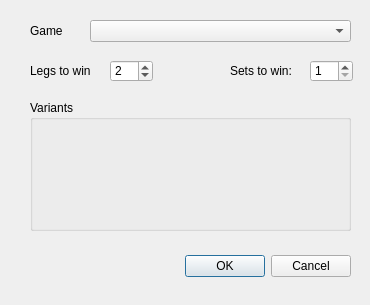
<?xml version="1.0" encoding="UTF-8"?>
<ui version="4.0">
 <class>NewGameDialog</class>
 <widget class="QDialog" name="NewGameDialog">
  <property name="geometry">
   <rect>
    <x>0</x>
    <y>0</y>
    <width>370</width>
    <height>305</height>
   </rect>
  </property>
  <property name="windowTitle">
   <string>Dialog</string>
  </property>
  <widget class="QDialogButtonBox" name="buttonBox">
   <property name="geometry">
    <rect>
     <x>10</x>
     <y>250</y>
     <width>341</width>
     <height>32</height>
    </rect>
   </property>
   <property name="orientation">
    <enum>Qt::Horizontal</enum>
   </property>
   <property name="standardButtons">
    <set>QDialogButtonBox::Cancel|QDialogButtonBox::Ok</set>
   </property>
  </widget>
  <widget class="QGroupBox" name="groupBox">
   <property name="geometry">
    <rect>
     <x>30</x>
     <y>100</y>
     <width>321</width>
     <height>131</height>
    </rect>
   </property>
   <property name="title">
    <string>Variants</string>
   </property>
  </widget>
  <widget class="QComboBox" name="comboBox">
   <property name="geometry">
    <rect>
     <x>90</x>
     <y>20</y>
     <width>261</width>
     <height>22</height>
    </rect>
   </property>
  </widget>
  <widget class="QLabel" name="lbGame">
   <property name="geometry">
    <rect>
     <x>30</x>
     <y>20</y>
     <width>61</width>
     <height>21</height>
    </rect>
   </property>
   <property name="text">
    <string>Game</string>
   </property>
  </widget>
  <widget class="QSpinBox" name="spinBoxLegs">
   <property name="geometry">
    <rect>
     <x>110</x>
     <y>60</y>
     <width>43</width>
     <height>22</height>
    </rect>
   </property>
   <property name="minimum">
    <number>1</number>
   </property>
   <property name="value">
    <number>2</number>
   </property>
  </widget>
  <widget class="QLabel" name="lbLegs">
   <property name="geometry">
    <rect>
     <x>30</x>
     <y>60</y>
     <width>61</width>
     <height>21</height>
    </rect>
   </property>
   <property name="text">
    <string>Legs to win:</string>
   </property>
  </widget>
  <widget class="QLabel" name="lbSets">
   <property name="geometry">
    <rect>
     <x>230</x>
     <y>60</y>
     <width>61</width>
     <height>21</height>
    </rect>
   </property>
   <property name="text">
    <string>Sets to win:</string>
   </property>
  </widget>
  <widget class="QSpinBox" name="spinBoxSets">
   <property name="geometry">
    <rect>
     <x>310</x>
     <y>60</y>
     <width>43</width>
     <height>22</height>
    </rect>
   </property>
   <property name="minimum">
    <number>1</number>
   </property>
   <property name="value">
    <number>1</number>
   </property>
  </widget>
 </widget>
 <resources/>
 <connections>
  <connection>
   <sender>buttonBox</sender>
   <signal>accepted()</signal>
   <receiver>NewGameDialog</receiver>
   <slot>accept()</slot>
   <hints>
    <hint type="sourcelabel">
     <x>248</x>
     <y>254</y>
    </hint>
    <hint type="destinationlabel">
     <x>157</x>
     <y>274</y>
    </hint>
   </hints>
  </connection>
  <connection>
   <sender>buttonBox</sender>
   <signal>rejected()</signal>
   <receiver>NewGameDialog</receiver>
   <slot>reject()</slot>
   <hints>
    <hint type="sourcelabel">
     <x>316</x>
     <y>260</y>
    </hint>
    <hint type="destinationlabel">
     <x>286</x>
     <y>274</y>
    </hint>
   </hints>
  </connection>
 </connections>
</ui>
